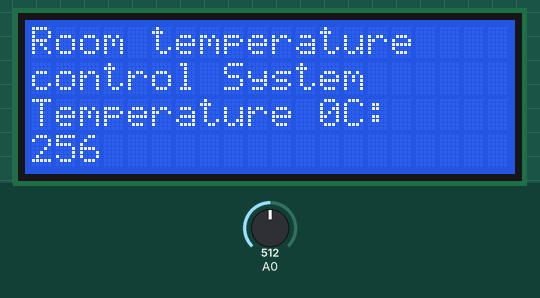
Bench run of a sketch on a simulated Arduino Uno, built with avr-gcc and run on an emulated ATmega328P. Shown: 20×4 character LCD. Inputs (shaded band) come from the test bench; at power-on: A0 = 512. What the sketch prints to the serial monitor is not drawn.

Above: at 2.2 s.
2.3 s: A0 set to 716
At 3.2 s:
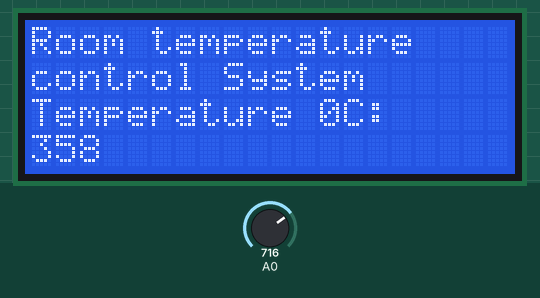
3.8 s: A0 set to 900
At 4.7 s:
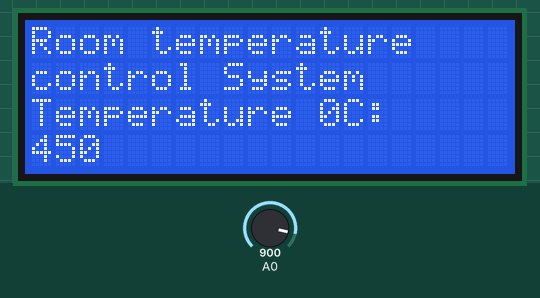
5.3 s: A0 set to 1023
At 6.2 s:
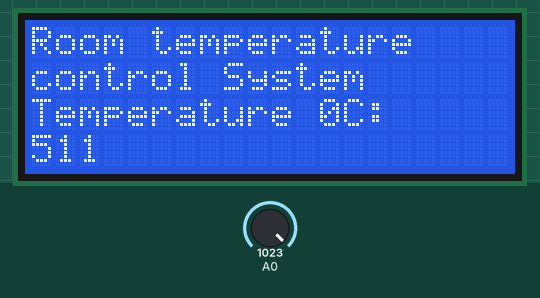
6.8 s: A0 set to 306
At 7.5 s:
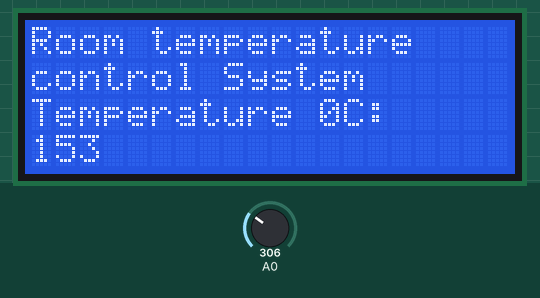
Timing chart, 0 to 9.3 s (numbered marks = the images above; inputs shaded):
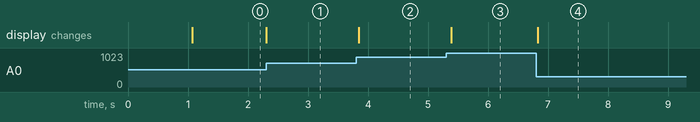

The sketch:

Transmitter.ino
```cpp
#include <LiquidCrystal.h>
LiquidCrystal lcd(12, 11, 5, 4, 3, 2);
void setup()
{
 lcd.begin(20,4);
 Serial.begin(9600);
 lcd.setCursor(0,0);
 lcd.print("Room temperature");
 lcd.setCursor(0,1);
 lcd.print("control System");
 delay(1000);
}
void loop()
{
 int TEMP_sensor_BYTE_LEVEL = analogRead(A0);
 int TEMP_sensor_BYTE=TEMP_sensor_BYTE_LEVEL/2;
 lcd.setCursor(0,2);
 lcd.print("Temperature 0C:");
 lcd.setCursor(0,3);
 lcd.print(TEMP_sensor_BYTE);
 Serial.write(TEMP_sensor_BYTE);
 delay(100);
}
```

Measured:
- after the input at 2.3 s, the display: changes at once (image 1)
- after the input at 3.8 s, the display: changes after 0.05 s (image 2)
- after the input at 5.3 s, the display: changes after 0.09 s (image 3)
- after the input at 6.8 s, the display: changes at once (image 4)
